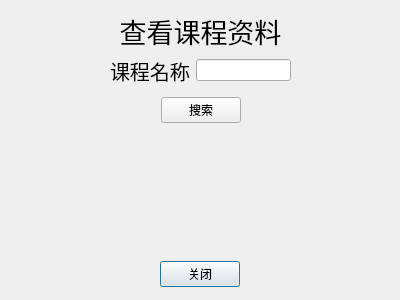
<?xml version="1.0" encoding="UTF-8"?>
<ui version="4.0">
 <class>SeeCourseDoc</class>
 <widget class="QDialog" name="SeeCourseDoc">
  <property name="geometry">
   <rect>
    <x>0</x>
    <y>0</y>
    <width>400</width>
    <height>300</height>
   </rect>
  </property>
  <property name="windowTitle">
   <string>Dialog</string>
  </property>
  <widget class="QLabel" name="label">
   <property name="geometry">
    <rect>
     <x>0</x>
     <y>10</y>
     <width>401</width>
     <height>41</height>
    </rect>
   </property>
   <property name="font">
    <font>
     <pointsize>20</pointsize>
    </font>
   </property>
   <property name="text">
    <string>查看课程资料</string>
   </property>
   <property name="alignment">
    <set>Qt::AlignCenter</set>
   </property>
  </widget>
  <widget class="QWidget" name="horizontalLayoutWidget">
   <property name="geometry">
    <rect>
     <x>-1</x>
     <y>249</y>
     <width>401</width>
     <height>51</height>
    </rect>
   </property>
   <layout class="QHBoxLayout" name="horizontalLayout">
    <item>
     <spacer name="horizontalSpacer">
      <property name="orientation">
       <enum>Qt::Horizontal</enum>
      </property>
      <property name="sizeHint" stdset="0">
       <size>
        <width>40</width>
        <height>20</height>
       </size>
      </property>
     </spacer>
    </item>
    <item>
     <widget class="QPushButton" name="pushButton">
      <property name="text">
       <string>关闭</string>
      </property>
     </widget>
    </item>
    <item>
     <spacer name="horizontalSpacer_2">
      <property name="orientation">
       <enum>Qt::Horizontal</enum>
      </property>
      <property name="sizeHint" stdset="0">
       <size>
        <width>40</width>
        <height>20</height>
       </size>
      </property>
     </spacer>
    </item>
   </layout>
  </widget>
  <widget class="QWidget" name="horizontalLayoutWidget_2">
   <property name="geometry">
    <rect>
     <x>110</x>
     <y>50</y>
     <width>181</width>
     <height>41</height>
    </rect>
   </property>
   <layout class="QHBoxLayout" name="horizontalLayout_2">
    <item>
     <widget class="QLabel" name="label_2">
      <property name="font">
       <font>
        <pointsize>15</pointsize>
       </font>
      </property>
      <property name="text">
       <string>课程名称</string>
      </property>
     </widget>
    </item>
    <item>
     <widget class="QLineEdit" name="lineEdit"/>
    </item>
   </layout>
  </widget>
  <widget class="QWidget" name="horizontalLayoutWidget_3">
   <property name="geometry">
    <rect>
     <x>0</x>
     <y>90</y>
     <width>401</width>
     <height>41</height>
    </rect>
   </property>
   <layout class="QHBoxLayout" name="horizontalLayout_3">
    <item>
     <spacer name="horizontalSpacer_3">
      <property name="orientation">
       <enum>Qt::Horizontal</enum>
      </property>
      <property name="sizeHint" stdset="0">
       <size>
        <width>40</width>
        <height>20</height>
       </size>
      </property>
     </spacer>
    </item>
    <item>
     <widget class="QPushButton" name="pushButton_2">
      <property name="text">
       <string>搜索</string>
      </property>
     </widget>
    </item>
    <item>
     <spacer name="horizontalSpacer_4">
      <property name="orientation">
       <enum>Qt::Horizontal</enum>
      </property>
      <property name="sizeHint" stdset="0">
       <size>
        <width>40</width>
        <height>20</height>
       </size>
      </property>
     </spacer>
    </item>
   </layout>
  </widget>
 </widget>
 <resources/>
 <connections>
  <connection>
   <sender>pushButton</sender>
   <signal>clicked()</signal>
   <receiver>SeeCourseDoc</receiver>
   <slot>close()</slot>
   <hints>
    <hint type="sourcelabel">
     <x>199</x>
     <y>273</y>
    </hint>
    <hint type="destinationlabel">
     <x>199</x>
     <y>149</y>
    </hint>
   </hints>
  </connection>
 </connections>
</ui>
